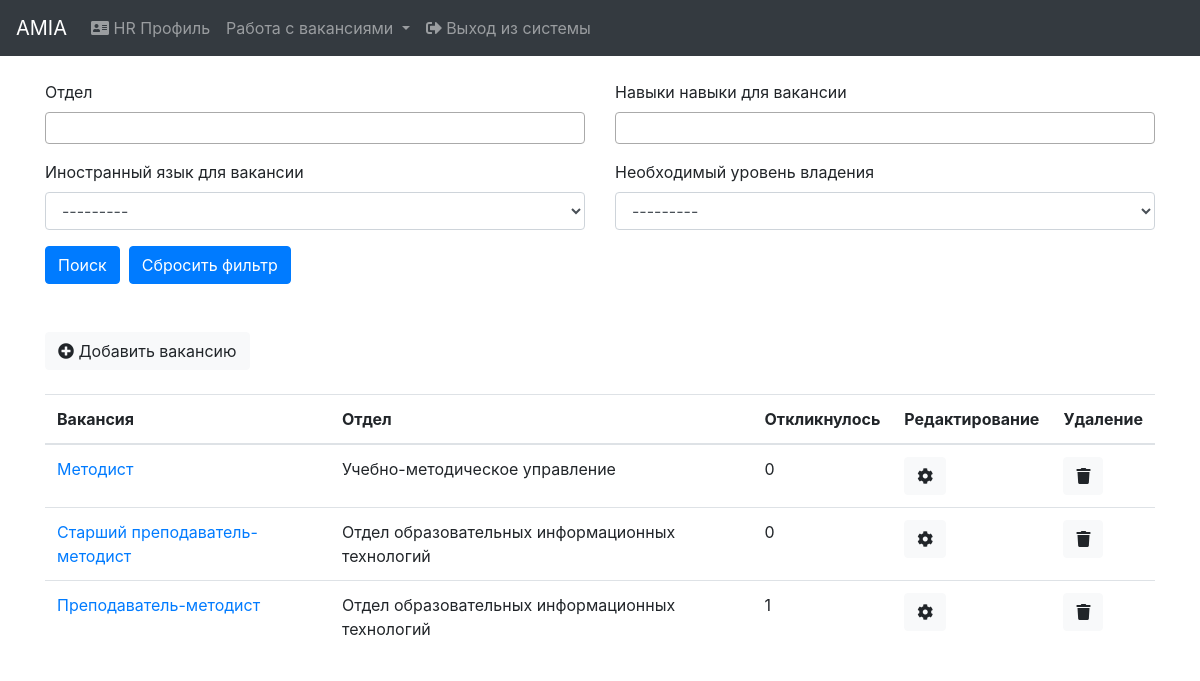
The app's page /hr/ (signed in) with its own data.
### institution/models.py (models this page shows, shortened)
class Vacancy(models.Model):
    OPENED = 1
    COMPLETED = 2
    BLOCKED = 3
    STATUSES = [
        (OPENED, 'Opened'),
        (COMPLETED, 'Completed'),
        (BLOCKED, 'Blocked'),
    ]
    vacancy = models.CharField(max_length=255, verbose_name="Vacancy")
    date_added = models.DateTimeField(verbose_name="Date added", auto_now_add=True)
    who_added = models.ForeignKey(User, on_delete=models.SET_NULL, verbose_name="Who added", blank=True, null=True)
    description = models.TextField(verbose_name="Description", blank=True, null=True)
    institution = models.ForeignKey(Institution, on_delete=models.CASCADE, verbose_name="Institution")
    responded = models.ManyToManyField(SocialProfile, verbose_name="Responded", through='RespondedVacancy')
    status = models.IntegerField(verbose_name="Status", choices=STATUSES, default=OPENED)
    skills = models.ManyToManyField(Skill, verbose_name="Skills", blank=True)
    languages = models.ManyToManyField(Language, verbose_name="Language", through='LanguageWithLevelVacancy')
    class Meta:
        ordering = ('vacancy',)
        verbose_name = 'Vacancy'
        verbose_name_plural = 'Vacancies'

class Institution(models.Model):
    institution_name = models.CharField(max_length=255, verbose_name="Institution name")
    info_about = models.TextField(verbose_name="About", blank=True, null=True)
    img = models.ImageField(verbose_name="Image", blank=True, null=True, upload_to='institutions')
    subscribers = models.ManyToManyField(SocialProfile, verbose_name="Subscribers")
    def __str__(self):
        return self.institution_name
    class Meta:
        ordering = ('institution_name',)
        verbose_name = 'Institution'
        verbose_name_plural = 'Institution'

### hr/views.py (the view)
# urls.py: path('', views.MainView.as_view(), name='main'),
class MainView(LoginRequiredMixin, View):
    def get(self, request):
        f = VacancyFilter(request.GET, queryset=Vacancy.objects.all().order_by('-pk'))
        paginator = Paginator(f.qs, 50)
        page = request.GET.get('page')
        vacancies = paginator.get_page(page)
        return render(request, 'institution/vacancies/hr_main_vacancies.html', {'vacancies': vacancies,
                                                                                'filter': f,
                                                                                })

### context_processors/models_context.py (called while the page is built)
def models_context(request):
    return {'educational': EducationalInstitution.objects.all(),
            'language_levels': LanguageLevel.objects.all(),
            'languages': Language.objects.all(),
            'specialties': Specialty.objects.all(),
            'skills': Skill.objects.all(),
            'interests': Interest.objects.all(),
            }

### social_profile/models.py (called while the page is built)
    def __str__(self):
        return self.skill_name

    def __str__(self):
        return self.language_name

### institution/templates/institution/vacancies/hr_main_vacancies.html (shortened to what this page needs)
{% extends 'base.html' %}
{% block content %}
    {% include 'hr/navbar_hr.html' %}<br>
    <div class="container">
        {% include 'institution/vacancies/search_form.html' %}<br>
<br>
    <a href="{% url 'institution:vacancy_add' %}" class="btn btn-light"><i class="fas fa-plus-circle"></i> Добавить вакансию</a><br><br>
        <div class="row">
            <div class="col-lg-12">
                <table class="table table-hover">
                    <thead>
                    <tr>
                        <th scope="col">Вакансия</th>
                        <th scope="col">Отдел</th>
                        <th scope="col">Откликнулось</th>
                        <th scope="col">Редактирование</th>
                        <th scope="col">Удаление</th>
                    </tr>
                    </thead>
                    <tbody>
                    {% for vacancy in vacancies %}
                        <tr>
                            <td><a href="">{{ vacancy.vacancy }}</a></td>
                            <td>{{ vacancy.institution.institution_name }}</td>
                            <td>{{ vacancy.responded.count }}</td>
                            <td><a href="{% url 'institution:vacancy_update' vacancy.id %}" class="btn btn-light"><i class="fas fa-cog"></i></a></td>
                            <td><a href="" class="btn btn-light"><i class="fas fa-trash"></i></a></td>
                        </tr>
                    {% endfor %}
                    </tbody>
                </table>
            </div>
        </div>
    </div>
{% endblock %}

### records on screen
Vacancy: vacancy "Методист", institution.institution_name "Учебно-методическое управление", responded.count "0"
Vacancy: vacancy "Старший преподаватель-методист", institution.institution_name "Отдел образовательных информационных технологий", responded.count "0"
Vacancy: vacancy "Преподаватель-методист", institution.institution_name "Отдел образовательных информационных технологий", responded.count "1"
